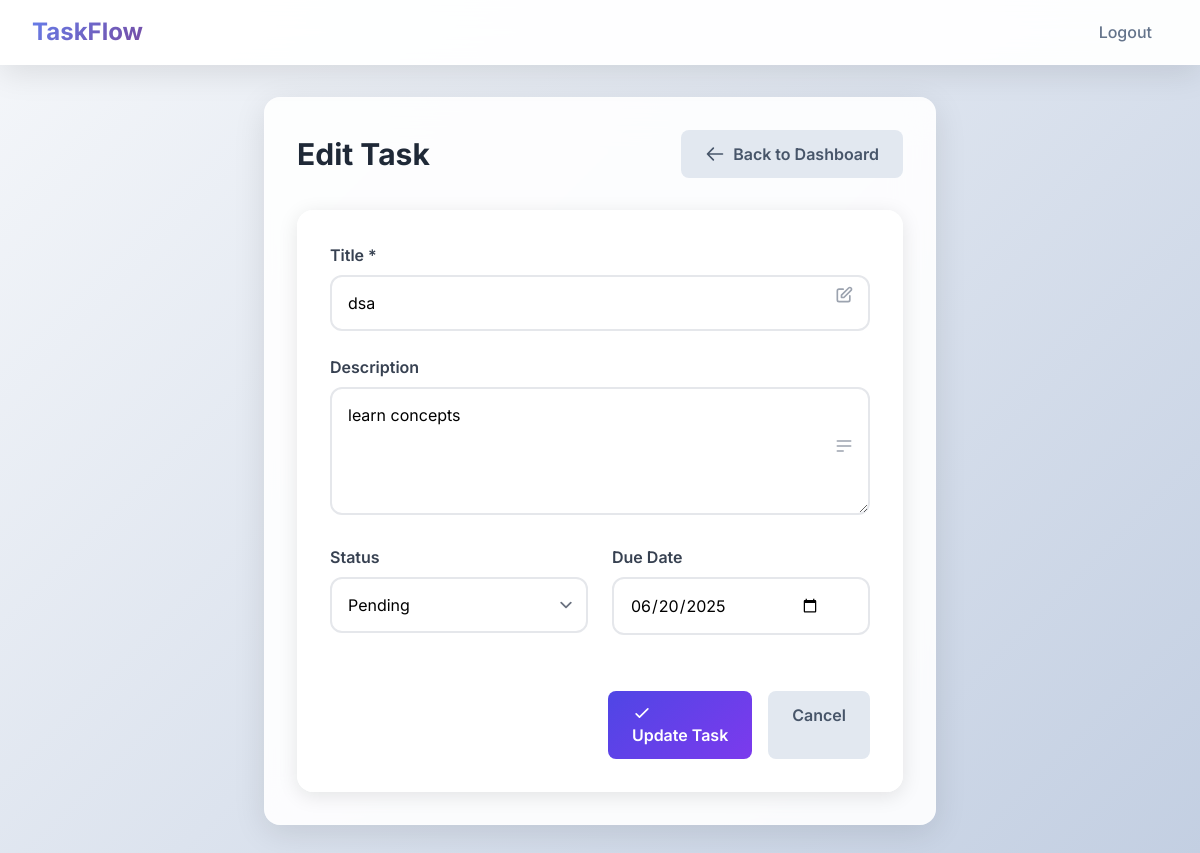
The page /task/2/edit (signed in) on the database its author committed.
### models.py (models this page shows)
class Task(db.Model):
    id = db.Column(db.Integer, primary_key=True)
    title = db.Column(db.String(200), nullable=False)
    description = db.Column(db.Text, nullable=True)
    status = db.Column(db.String(20), default='Pending')
    due_date = db.Column(db.DateTime, nullable=True)
    user_id = db.Column(db.Integer, db.ForeignKey('user.id'), nullable=False)
    created_at = db.Column(db.DateTime, default=datetime.utcnow)

### app.py (the view, shortened to what this page needs)
@app.route('/task/<int:task_id>/edit', methods=['GET', 'POST'])
@login_required
def edit_task(task_id):
    task = Task.query.get_or_404(task_id)
    if task.user_id != current_user.id:
        abort(403)
    return render_template('task_form.html', task=task)

### models.py (called while the page is built)
@login_manager.user_loader
def load_user(user_id):
    return User.query.get(int(user_id))

### templates/task_form.html (shortened to what this page needs)
{% extends "layout.html" %}
{% block content %}
<div class="content-card max-w-2xl mx-auto">
    <div class="flex justify-between items-center mb-8">
        <h2 class="text-3xl font-bold text-gray-800">{{ 'Edit Task' if task else 'Create New Task' }}</h2>
        <a href="{{ url_for('dashboard') }}" class="btn-secondary inline-flex items-center">
            <svg class="w-5 h-5 mr-2" fill="none" stroke="currentColor" viewBox="0 0 24 24">
                <path stroke-linecap="round" stroke-linejoin="round" stroke-width="2" d="M10 19l-7-7m0 0l7-7m-7 7h18"></path>
            </svg>
            Back to Dashboard
        </a>
    </div>
    <form method="POST" class="task-form">
        <div class="form-group">
            <label for="title" class="form-label">Title *</label>
            <input type="text"
                   name="title"
                   id="title"
                   class="form-control"
                   required
                   value="{{ task.title if task else '' }}"
                   placeholder="Enter task title">
            <div class="input-icon">
                <svg class="w-5 h-5" fill="none" stroke="currentColor" viewBox="0 0 24 24">
                    <path stroke-linecap="round" stroke-linejoin="round" stroke-width="2" d="M11 5H6a2 2 0 00-2 2v11a2 2 0 002 2h11a2 2 0 002-2v-5m-1.414-9.414a2 2 0 112.828 2.828L11.828 15H9v-2.828l8.586-8.586z"></path>
                </svg>
            </div>
        </div>
        <div class="form-group">
            <label for="description" class="form-label">Description</label>
            <textarea name="description"
                      id="description"
                      class="form-control h-32"
                      placeholder="Enter task description">{{ task.description if task else '' }}</textarea>
            <div class="input-icon">
                <svg class="w-5 h-5" fill="none" stroke="currentColor" viewBox="0 0 24 24">
                    <path stroke-linecap="round" stroke-linejoin="round" stroke-width="2" d="M4 6h16M4 12h16M4 18h7"></path>
                </svg>
            </div>
        </div>
        <div class="grid grid-cols-1 md:grid-cols-2 gap-6">
            <div class="form-group">
                <label for="status" class="form-label">Status</label>
                <div class="relative">
                    <select name="status"
                            id="status"
                            class="form-control">
                        {% set current_status = task.status if task else 'Pending' %}
                        <option value="Pending" {% if current_status == 'Pending' %}selected{% endif %}>Pending</option>
                    </select>
                </div>
            </div>
            <div class="form-group">
                <label for="due_date" class="form-label">Due Date</label>
                <div class="relative">
                    <input type="date"
                           name="due_date"
                           id="due_date"
                           class="form-control"
                           value="{{ task.due_date.strftime('%Y-%m-%d') if task and task.due_date else '' }}">
                </div>
            </div>
        </div>
        <div class="flex justify-end space-x-4 mt-8">
            <button type="submit" class="btn-primary">
                <svg class="w-5 h-5 mr-2" fill="none" stroke="currentColor" viewBox="0 0 24 24">
                    <path stroke-linecap="round" stroke-linejoin="round" stroke-width="2" d="M5 13l4 4L19 7"></path>
                </svg>
                {{ 'Update Task' if task else 'Create Task' }}
            </button>
            <a href="{{ url_for('dashboard') }}" class="btn-secondary">Cancel</a>
        </div>
    </form>
</div>
{% endblock %}

### templates/layout.html (style rules this page uses)
body { font-family: 'Inter', sans-serif; background: linear-gradient(135deg, #f5f7fa 0%, #c3cfe2 100%); min-height: 100vh; }
.btn-primary { background: linear-gradient(135deg, #4f46e5, #7c3aed); color: white; border: none; padding: 0.75rem 1.5rem; border-radius: 8px; font-weight: 600; transition: all 0.3s ease; position: relative; overflow: hidden; }
.btn-secondary { background: #e2e8f0; color: #475569; border: none; padding: 0.75rem 1.5rem; border-radius: 8px; font-weight: 600; transition: all 0.3s ease; }
.content-card { background: rgba(255, 255, 255, 0.9); backdrop-filter: blur(20px); border-radius: 16px; box-shadow: 0 8px 32px rgba(0, 0, 0, 0.1); border: 1px solid rgba(255, 255, 255, 0.2); padding: 2rem; transition: all 0.3s ease; }

### templates/task_form.html (style rules this page uses)
.task-form { background: rgba(255, 255, 255, 0.8); backdrop-filter: blur(10px); border-radius: 16px; padding: 2rem; box-shadow: 0 4px 20px rgba(0, 0, 0, 0.1); border: 1px solid rgba(255, 255, 255, 0.2); }
.form-group { margin-bottom: 1.5rem; position: relative; }
.form-label { display: block; color: #374151; font-weight: 600; margin-bottom: 0.5rem; transition: all 0.3s ease; }
.form-control { width: 100%; padding: 0.875rem 1rem; padding-right: 3rem; border: 2px solid #e5e7eb; border-radius: 12px; font-size: 1rem; transition: all 0.3s ease; background: rgba(255, 255, 255, 0.8); backdrop-filter: blur(10px); }
.form-control::placeholder { color: #9ca3af; opacity: 1; }
.input-icon { position: absolute; right: 1rem; top: 50%; transform: translateY(calc(-50% + 0.5rem)); color: #9ca3af; transition: all 0.3s ease; pointer-events: none; }
select.form-control { appearance: none; background-position: right 0.5rem center; background-repeat: no-repeat; background-size: 1.5em 1.5em; padding-right: 2.5rem; }
textarea.form-control { resize: vertical; min-height: 100px; }

### rows shown on the page
Task: title "dsa", description "learn concepts", status "Pending", due_date "06/20/2025"

### other values the page prints
{{ 'Edit Task' if task else 'Create New Task' }} "Edit Task"
{{ 'Update Task' if task else 'Create Task' }} "Update Task"
